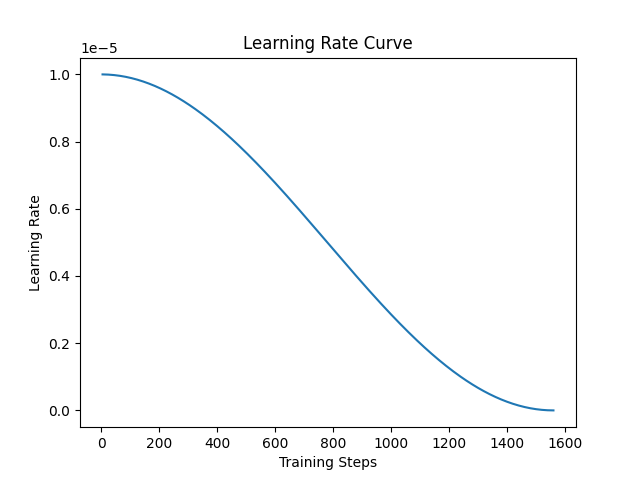

Here is the Python script that generated this plot:
import matplotlib.pyplot as plt
import json

with open('model/trainer_state.json', 'r') as f:
    data = json.load(f)

log_history = data['log_history']
x = [step['step'] for step in log_history if 'learning_rate' in step.keys()]
plt.figure()
plt.title("Learning Rate Curve")
y = [step['learning_rate'] for step in log_history if 'learning_rate' in step.keys()]
plt.plot(x, y)
plt.xlabel('Training Steps')
plt.ylabel('Learning Rate')
plt.savefig('learning_rate_curve.png')